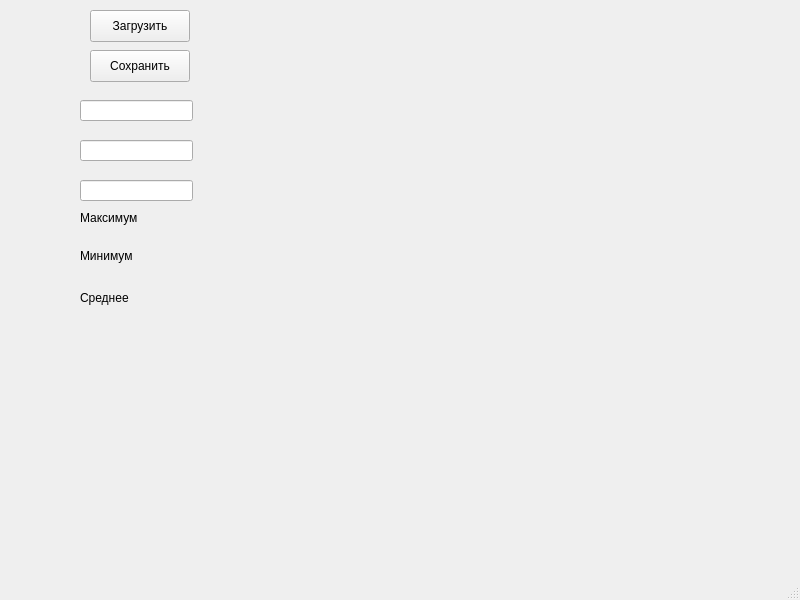
<?xml version="1.0" encoding="UTF-8"?>
<ui version="4.0">
 <class>MainWindow</class>
 <widget class="QMainWindow" name="MainWindow">
  <property name="geometry">
   <rect>
    <x>0</x>
    <y>0</y>
    <width>800</width>
    <height>600</height>
   </rect>
  </property>
  <property name="windowTitle">
   <string>MainWindow</string>
  </property>
  <widget class="QWidget" name="centralwidget">
   <widget class="QPushButton" name="btnLoad">
    <property name="geometry">
     <rect>
      <x>90</x>
      <y>10</y>
      <width>100</width>
      <height>32</height>
     </rect>
    </property>
    <property name="text">
     <string>Загрузить</string>
    </property>
   </widget>
   <widget class="QPushButton" name="btnSave">
    <property name="geometry">
     <rect>
      <x>90</x>
      <y>50</y>
      <width>100</width>
      <height>32</height>
     </rect>
    </property>
    <property name="text">
     <string>Сохранить</string>
    </property>
   </widget>
   <widget class="QLineEdit" name="lineMax">
    <property name="geometry">
     <rect>
      <x>80</x>
      <y>100</y>
      <width>113</width>
      <height>21</height>
     </rect>
    </property>
    <property name="text">
     <string/>
    </property>
   </widget>
   <widget class="QLineEdit" name="lineMin">
    <property name="geometry">
     <rect>
      <x>80</x>
      <y>140</y>
      <width>113</width>
      <height>21</height>
     </rect>
    </property>
    <property name="text">
     <string/>
    </property>
   </widget>
   <widget class="QLineEdit" name="lineAvg">
    <property name="geometry">
     <rect>
      <x>80</x>
      <y>180</y>
      <width>113</width>
      <height>21</height>
     </rect>
    </property>
    <property name="text">
     <string/>
    </property>
   </widget>
   <widget class="QLabel" name="label">
    <property name="geometry">
     <rect>
      <x>80</x>
      <y>210</y>
      <width>100</width>
      <height>16</height>
     </rect>
    </property>
    <property name="text">
     <string>Максимум</string>
    </property>
   </widget>
   <widget class="QLabel" name="label_2">
    <property name="geometry">
     <rect>
      <x>80</x>
      <y>246</y>
      <width>100</width>
      <height>20</height>
     </rect>
    </property>
    <property name="text">
     <string>Минимум</string>
    </property>
   </widget>
   <widget class="QLabel" name="label_3">
    <property name="geometry">
     <rect>
      <x>80</x>
      <y>290</y>
      <width>100</width>
      <height>16</height>
     </rect>
    </property>
    <property name="text">
     <string>Среднее</string>
    </property>
   </widget>
  </widget>
  <widget class="QMenuBar" name="menubar">
   <property name="geometry">
    <rect>
     <x>0</x>
     <y>0</y>
     <width>800</width>
     <height>36</height>
    </rect>
   </property>
  </widget>
  <widget class="QStatusBar" name="statusbar"/>
 </widget>
 <resources/>
 <connections/>
</ui>
